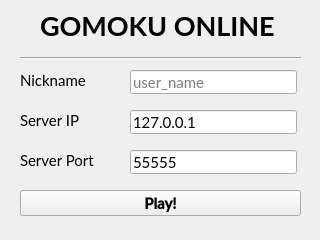
<?xml version="1.0" encoding="UTF-8"?>
<ui version="4.0">
 <class>login</class>
 <widget class="QMainWindow" name="login">
  <property name="geometry">
   <rect>
    <x>0</x>
    <y>0</y>
    <width>320</width>
    <height>240</height>
   </rect>
  </property>
  <property name="sizePolicy">
   <sizepolicy hsizetype="Fixed" vsizetype="Fixed">
    <horstretch>0</horstretch>
    <verstretch>0</verstretch>
   </sizepolicy>
  </property>
  <property name="windowTitle">
   <string>Login</string>
  </property>
  <property name="windowIcon">
   <iconset>
    <normaloff>../../res/icon.png</normaloff>../../res/icon.png</iconset>
  </property>
  <widget class="QWidget" name="centralWidget">
   <widget class="QPushButton" name="buttonPlay">
    <property name="geometry">
     <rect>
      <x>20</x>
      <y>190</y>
      <width>281</width>
      <height>26</height>
     </rect>
    </property>
    <property name="font">
     <font>
      <family>Lato Semibold</family>
      <pointsize>11</pointsize>
      <weight>75</weight>
      <bold>true</bold>
     </font>
    </property>
    <property name="focusPolicy">
     <enum>Qt::TabFocus</enum>
    </property>
    <property name="text">
     <string>Play!</string>
    </property>
    <property name="checkable">
     <bool>false</bool>
    </property>
    <property name="autoDefault">
     <bool>false</bool>
    </property>
    <property name="default">
     <bool>false</bool>
    </property>
    <property name="flat">
     <bool>false</bool>
    </property>
   </widget>
   <widget class="QLineEdit" name="textServerPort">
    <property name="geometry">
     <rect>
      <x>130</x>
      <y>150</y>
      <width>167</width>
      <height>24</height>
     </rect>
    </property>
    <property name="font">
     <font>
      <family>Lato</family>
      <pointsize>11</pointsize>
     </font>
    </property>
    <property name="focusPolicy">
     <enum>Qt::StrongFocus</enum>
    </property>
    <property name="text">
     <string>55555</string>
    </property>
    <property name="cursorPosition">
     <number>2</number>
    </property>
    <property name="placeholderText">
     <string>55555</string>
    </property>
   </widget>
   <widget class="QLabel" name="labelNickname">
    <property name="geometry">
     <rect>
      <x>20</x>
      <y>70</y>
      <width>81</width>
      <height>20</height>
     </rect>
    </property>
    <property name="font">
     <font>
      <family>Lato</family>
      <pointsize>11</pointsize>
     </font>
    </property>
    <property name="text">
     <string>Nickname</string>
    </property>
   </widget>
   <widget class="QLabel" name="labelServerIP">
    <property name="geometry">
     <rect>
      <x>20</x>
      <y>110</y>
      <width>61</width>
      <height>20</height>
     </rect>
    </property>
    <property name="font">
     <font>
      <family>Lato</family>
      <pointsize>11</pointsize>
     </font>
    </property>
    <property name="text">
     <string>Server IP</string>
    </property>
   </widget>
   <widget class="QLabel" name="labelServerPort">
    <property name="geometry">
     <rect>
      <x>20</x>
      <y>150</y>
      <width>81</width>
      <height>20</height>
     </rect>
    </property>
    <property name="font">
     <font>
      <family>Lato</family>
      <pointsize>11</pointsize>
     </font>
    </property>
    <property name="text">
     <string>Server Port</string>
    </property>
   </widget>
   <widget class="QLineEdit" name="textServerIP">
    <property name="geometry">
     <rect>
      <x>130</x>
      <y>110</y>
      <width>167</width>
      <height>24</height>
     </rect>
    </property>
    <property name="font">
     <font>
      <family>Lato</family>
      <pointsize>11</pointsize>
     </font>
    </property>
    <property name="focusPolicy">
     <enum>Qt::StrongFocus</enum>
    </property>
    <property name="text">
     <string>127.0.0.1</string>
    </property>
    <property name="cursorPosition">
     <number>1</number>
    </property>
    <property name="placeholderText">
     <string>localhost</string>
    </property>
   </widget>
   <widget class="QLineEdit" name="textNickname">
    <property name="geometry">
     <rect>
      <x>130</x>
      <y>70</y>
      <width>167</width>
      <height>24</height>
     </rect>
    </property>
    <property name="font">
     <font>
      <family>Lato</family>
      <pointsize>11</pointsize>
     </font>
    </property>
    <property name="focusPolicy">
     <enum>Qt::StrongFocus</enum>
    </property>
    <property name="placeholderText">
     <string>user_name</string>
    </property>
   </widget>
   <widget class="QLabel" name="labelTitle">
    <property name="geometry">
     <rect>
      <x>40</x>
      <y>10</y>
      <width>241</width>
      <height>31</height>
     </rect>
    </property>
    <property name="font">
     <font>
      <family>Lato</family>
      <pointsize>20</pointsize>
      <weight>75</weight>
      <bold>true</bold>
     </font>
    </property>
    <property name="text">
     <string>GOMOKU ONLINE</string>
    </property>
   </widget>
   <widget class="Line" name="line">
    <property name="geometry">
     <rect>
      <x>20</x>
      <y>50</y>
      <width>281</width>
      <height>16</height>
     </rect>
    </property>
    <property name="orientation">
     <enum>Qt::Horizontal</enum>
    </property>
   </widget>
  </widget>
 </widget>
 <layoutdefault spacing="6" margin="11"/>
 <resources/>
 <connections/>
</ui>
